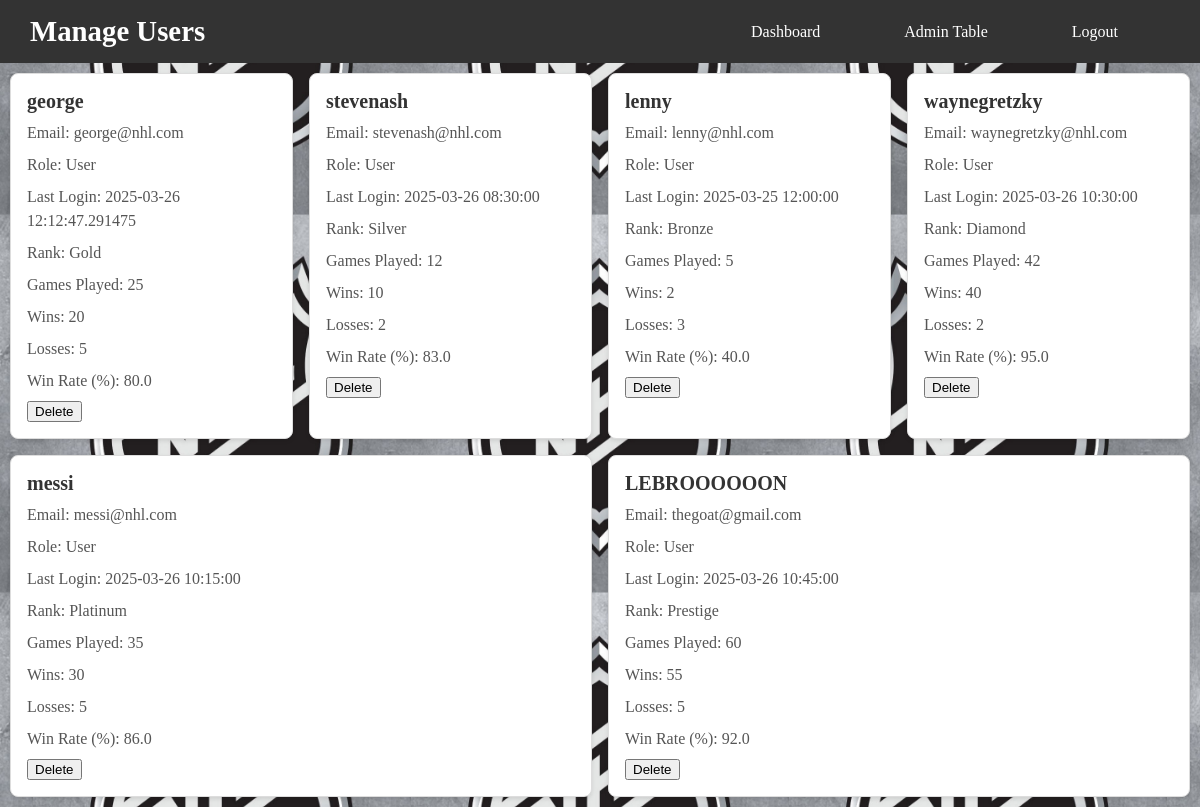
The app's page /manageUsers (signed in), older data.
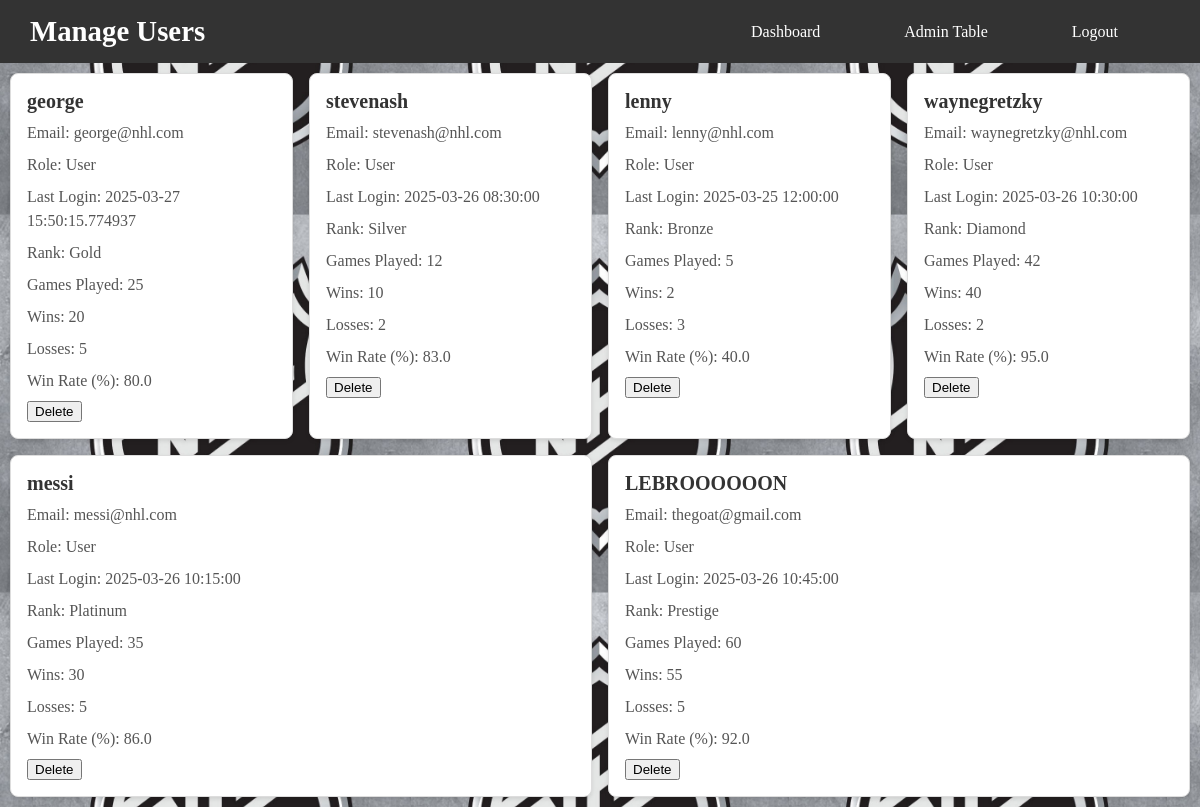
The same page, newer data.
### app/app.py (models this page shows, shortened)
class User(UserMixin, db.Model):
    __tablename__ = 'user'
    id = db.Column(db.Integer, primary_key=True)
    username = db.Column(db.String(80), unique=True, nullable=False)
    password = db.Column(db.String(80), unique=True, nullable=False)
    email = db.Column(db.String(120), unique=True, nullable=False)
    last_login = db.Column(db.DateTime, default=datetime, onupdate=datetime)
    player_rank = db.Column(db.String(50), nullable=False, default="Bronze")
    total_games_played = db.Column(db.Integer, nullable=False, default=0)
    wins = db.Column(db.Integer, nullable=False, default=0)
    losses = db.Column(db.Integer, nullable=False, default=0)
    win_rate = db.Column(db.Float, nullable=False, default=0.0)

### app/app.py (the view)
@app.route("/manageUsers")
@login_required
def manage_users():
    users = User.query.all()
    return render_template("Admin/manageUsers.html", users=users)

### app/app.py (called while the page is built)
@login_manager.user_loader
def load_user(user_id):
    admin_user = Admin.query.get(int(user_id))  # Check if the user is an admin
    if admin_user:
        return admin_user
    user = User.query.get(int(user_id))     # Check if the user is a regular user
    return user

### app/templates/Admin/manageUsers.html (shortened to what this page needs)
<!DOCTYPE html>
<html lang="en">
<head>
    <link href="../static/CSS/pages/adminStyles.css" rel="stylesheet" type="text/css">
    <link href="../static/CSS/pages/index.css" rel="stylesheet" type="text/css">
    <link href="../static/CSS/components/basics.css" rel="stylesheet" type="text/css">
    <link href="../static/CSS/components/container.css" rel="stylesheet" type="text/css">
</head>
<body>
    <header>
        <nav class="navbar">
                <h1>Manage Users</h1>
                <ul class="nav-links">
                    <li><a href="{{ url_for('admin_home') }}">Dashboard</a></li>
                    <li><a href="{{ url_for('admin_table') }}">Admin Table</a></li>
                    <li><a href="{{ url_for('logout') }}">Logout</a></li>
                </ul>
        </nav>
    </header>
    <div class="user-card-container">
        {% for user in users %}
        <div class="user-card">
            <h3>{{ user.username }}</h3>
            <p>Email: {{ user.email }}</p>
            <p>Role: User</p>
            <p>Last Login: {{ user.last_login }}</p>
            <p>Rank: {{ user.player_rank }}</p>
            <p>Games Played: {{ user.total_games_played }}</p>
            <p>Wins: {{ user.wins }}</p>
            <p>Losses: {{ user.losses }}</p>
            <p>Win Rate (%):  {{ user.win_rate }}</p>
            <div class="actions">
                <form action="{{ url_for('delete_user', user_id=user.id) }}" method="POST" style="display:inline;" onsubmit="return confirm('Are you sure you want to delete this user?');">
                    <button type="submit" class="delete">Delete</button>
                </form>
            </div>
        </div>
        {% endfor %}
    </div>
</body>
</html>

Row changes from the older to the newer data that the page shows:
changed User "george": last_login "2025-03-26 12:12:47.291475" → "2025-03-27 15:50:15.774937"
